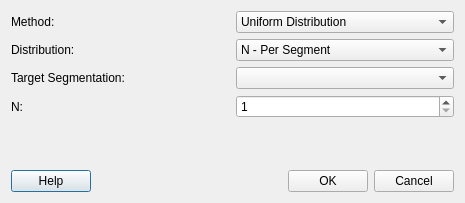
<?xml version="1.0" encoding="UTF-8"?>
<ui version="4.0">
 <class>Dialog</class>
 <widget class="QDialog" name="Dialog">
  <property name="geometry">
   <rect>
    <x>0</x>
    <y>0</y>
    <width>465</width>
    <height>203</height>
   </rect>
  </property>
  <property name="windowTitle">
   <string>Dialog</string>
  </property>
  <layout class="QVBoxLayout" name="verticalLayout">
   <item>
    <layout class="QHBoxLayout" name="horizontalLayout">
     <item>
      <widget class="QLabel" name="label">
       <property name="text">
        <string>Method:</string>
       </property>
      </widget>
     </item>
     <item>
      <widget class="QComboBox" name="comboBox_Method">
       <item>
        <property name="text">
         <string>Uniform Distribution</string>
        </property>
       </item>
       <item>
        <property name="text">
         <string>Most Informative</string>
        </property>
       </item>
      </widget>
     </item>
    </layout>
   </item>
   <item>
    <layout class="QHBoxLayout" name="horizontalLayout_2">
     <item>
      <widget class="QLabel" name="label_2">
       <property name="text">
        <string>Distribution:</string>
       </property>
      </widget>
     </item>
     <item>
      <widget class="QComboBox" name="comboBox_Distribution">
       <item>
        <property name="text">
         <string>N - Per Segment</string>
        </property>
       </item>
       <item>
        <property name="text">
         <string>N - Complete</string>
        </property>
       </item>
       <item>
        <property name="text">
         <string>Every N-th Frame</string>
        </property>
       </item>
      </widget>
     </item>
    </layout>
   </item>
   <item>
    <layout class="QHBoxLayout" name="horizontalLayout_5">
     <item>
      <widget class="QLabel" name="label_4">
       <property name="text">
        <string>Target Segmentation:</string>
       </property>
      </widget>
     </item>
     <item>
      <widget class="QComboBox" name="comboBox_Target"/>
     </item>
    </layout>
   </item>
   <item>
    <layout class="QHBoxLayout" name="horizontalLayout_3">
     <item>
      <widget class="QLabel" name="label_3">
       <property name="text">
        <string>N:</string>
       </property>
      </widget>
     </item>
     <item>
      <widget class="QSpinBox" name="spinBox_N">
       <property name="minimum">
        <number>1</number>
       </property>
       <property name="maximum">
        <number>10000</number>
       </property>
      </widget>
     </item>
    </layout>
   </item>
   <item>
    <spacer name="verticalSpacer">
     <property name="orientation">
      <enum>Qt::Vertical</enum>
     </property>
     <property name="sizeHint" stdset="0">
      <size>
       <width>20</width>
       <height>40</height>
      </size>
     </property>
    </spacer>
   </item>
   <item>
    <layout class="QHBoxLayout" name="horizontalLayout_4">
     <item>
      <widget class="QPushButton" name="btn_Help">
       <property name="text">
        <string>Help</string>
       </property>
      </widget>
     </item>
     <item>
      <spacer name="horizontalSpacer">
       <property name="orientation">
        <enum>Qt::Horizontal</enum>
       </property>
       <property name="sizeHint" stdset="0">
        <size>
         <width>40</width>
         <height>20</height>
        </size>
       </property>
      </spacer>
     </item>
     <item>
      <widget class="QPushButton" name="btn_Run">
       <property name="text">
        <string>OK</string>
       </property>
      </widget>
     </item>
     <item>
      <widget class="QPushButton" name="btn_Cancel">
       <property name="text">
        <string>Cancel</string>
       </property>
      </widget>
     </item>
    </layout>
   </item>
  </layout>
 </widget>
 <resources/>
 <connections/>
</ui>
